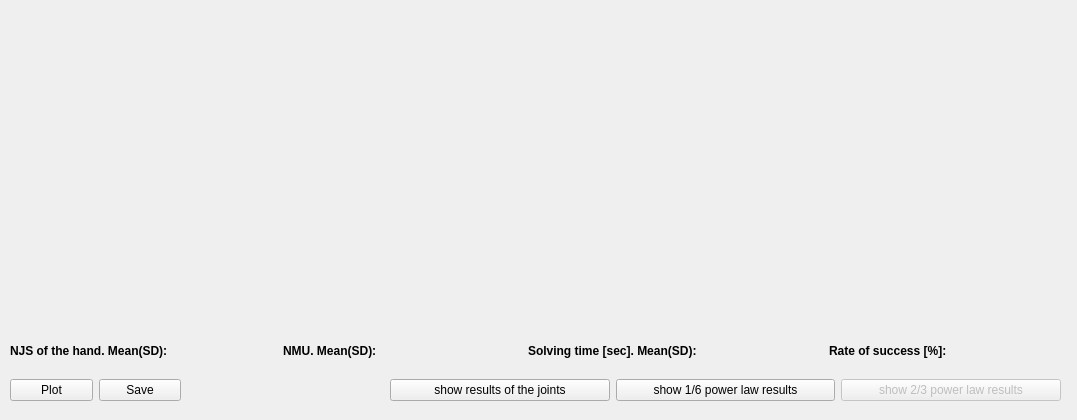
        <widget class="QWidget" name="tab_results_plan_task">
         <attribute name="title">
          <string>Task</string>
         </attribute>
         <widget class="QWidget" name="layoutWidget">
          <property name="geometry">
           <rect>
            <x>10</x>
            <y>330</y>
            <width>1058</width>
            <height>41</height>
           </rect>
          </property>
          <layout class="QHBoxLayout" name="horizontalLayout_12">
           <item>
            <layout class="QHBoxLayout" name="horizontalLayout_7">
             <item>
              <widget class="QLabel" name="label_cost_hand_4">
               <property name="font">
                <font>
                 <weight>75</weight>
                 <bold>true</bold>
                </font>
               </property>
               <property name="text">
                <string>NJS of the hand. Mean(SD): </string>
               </property>
              </widget>
             </item>
             <item>
              <widget class="QLabel" name="label_cost_hand_value_task">
               <property name="minimumSize">
                <size>
                 <width>100</width>
                 <height>0</height>
                </size>
               </property>
               <property name="text">
                <string/>
               </property>
              </widget>
             </item>
            </layout>
           </item>
           <item>
            <layout class="QHBoxLayout" name="horizontalLayout_8">
             <item>
              <widget class="QLabel" name="label_cost_hand_5">
               <property name="font">
                <font>
                 <weight>75</weight>
                 <bold>true</bold>
                </font>
               </property>
               <property name="text">
                <string>NMU. Mean(SD): </string>
               </property>
              </widget>
             </item>
             <item>
              <widget class="QLabel" name="label_nmu_task">
               <property name="minimumSize">
                <size>
                 <width>70</width>
                 <height>0</height>
                </size>
               </property>
               <property name="text">
                <string/>
               </property>
              </widget>
             </item>
            </layout>
           </item>
           <item>
            <layout class="QHBoxLayout" name="horizontalLayout_9">
             <item>
              <widget class="QLabel" name="label_cost_hand_6">
               <property name="font">
                <font>
                 <weight>75</weight>
                 <bold>true</bold>
                </font>
               </property>
               <property name="text">
                <string>Solving time [sec]. Mean(SD):</string>
               </property>
              </widget>
             </item>
             <item>
              <widget class="QLabel" name="label_solving_time_task">
               <property name="minimumSize">
                <size>
                 <width>120</width>
                 <height>0</height>
                </size>
               </property>
               <property name="maximumSize">
                <size>
                 <width>16777215</width>
                 <height>16777215</height>
                </size>
               </property>
               <property name="text">
                <string/>
               </property>
              </widget>
             </item>
            </layout>
           </item>
           <item>
            <layout class="QHBoxLayout" name="horizontalLayout_10">
             <item>
              <widget class="QLabel" name="label_cost_hand_7">
               <property name="font">
                <font>
                 <weight>75</weight>
                 <bold>true</bold>
                </font>
               </property>
               <property name="text">
                <string>Rate of success [%]:</string>
               </property>
              </widget>
             </item>
             <item>
              <widget class="QLabel" name="label_rate_task">
               <property name="minimumSize">
                <size>
                 <width>50</width>
                 <height>0</height>
                </size>
               </property>
               <property name="text">
                <string/>
               </property>
              </widget>
             </item>
            </layout>
           </item>
          </layout>
         </widget>
         <widget class="QWidget" name="layoutWidget">
          <property name="geometry">
           <rect>
            <x>10</x>
            <y>10</y>
            <width>1051</width>
            <height>311</height>
           </rect>
          </property>
          <layout class="QHBoxLayout" name="horizontalLayout_13">
           <item>
            <widget class="QWidget" name="plot_hand_pos_task" native="true"/>
           </item>
           <item>
            <widget class="QCustomPlot" name="plot_hand_vel_task" native="true"/>
           </item>
          </layout>
         </widget>
         <widget class="QWidget" name="layoutWidget">
          <property name="geometry">
           <rect>
            <x>390</x>
            <y>370</y>
            <width>671</width>
            <height>41</height>
           </rect>
          </property>
          <layout class="QHBoxLayout" name="horizontalLayout_19">
           <item>
            <widget class="QPushButton" name="pushButton_joints_results_task">
             <property name="text">
              <string>show results of the joints</string>
             </property>
            </widget>
           </item>
           <item>
            <widget class="QPushButton" name="pushButton_power_law_3D">
             <property name="text">
              <string>show 1/6 power law results</string>
             </property>
            </widget>
           </item>
           <item>
            <widget class="QPushButton" name="pushButton_power_law">
             <property name="enabled">
              <bool>false</bool>
             </property>
             <property name="text">
              <string>show 2/3 power law results</string>
             </property>
            </widget>
           </item>
          </layout>
         </widget>
         <widget class="QWidget" name="layoutWidget">
          <property name="geometry">
           <rect>
            <x>10</x>
            <y>370</y>
            <width>171</width>
            <height>41</height>
           </rect>
          </property>
          <layout class="QHBoxLayout" name="horizontalLayout_20">
           <item>
            <widget class="QPushButton" name="pushButton_plot_task">
             <property name="text">
              <string>Plot</string>
             </property>
            </widget>
           </item>
           <item>
            <widget class="QPushButton" name="pushButton_save_res_task">
             <property name="text">
              <string>Save</string>
             </property>
            </widget>
           </item>
          </layout>
         </widget>
        </widget>
